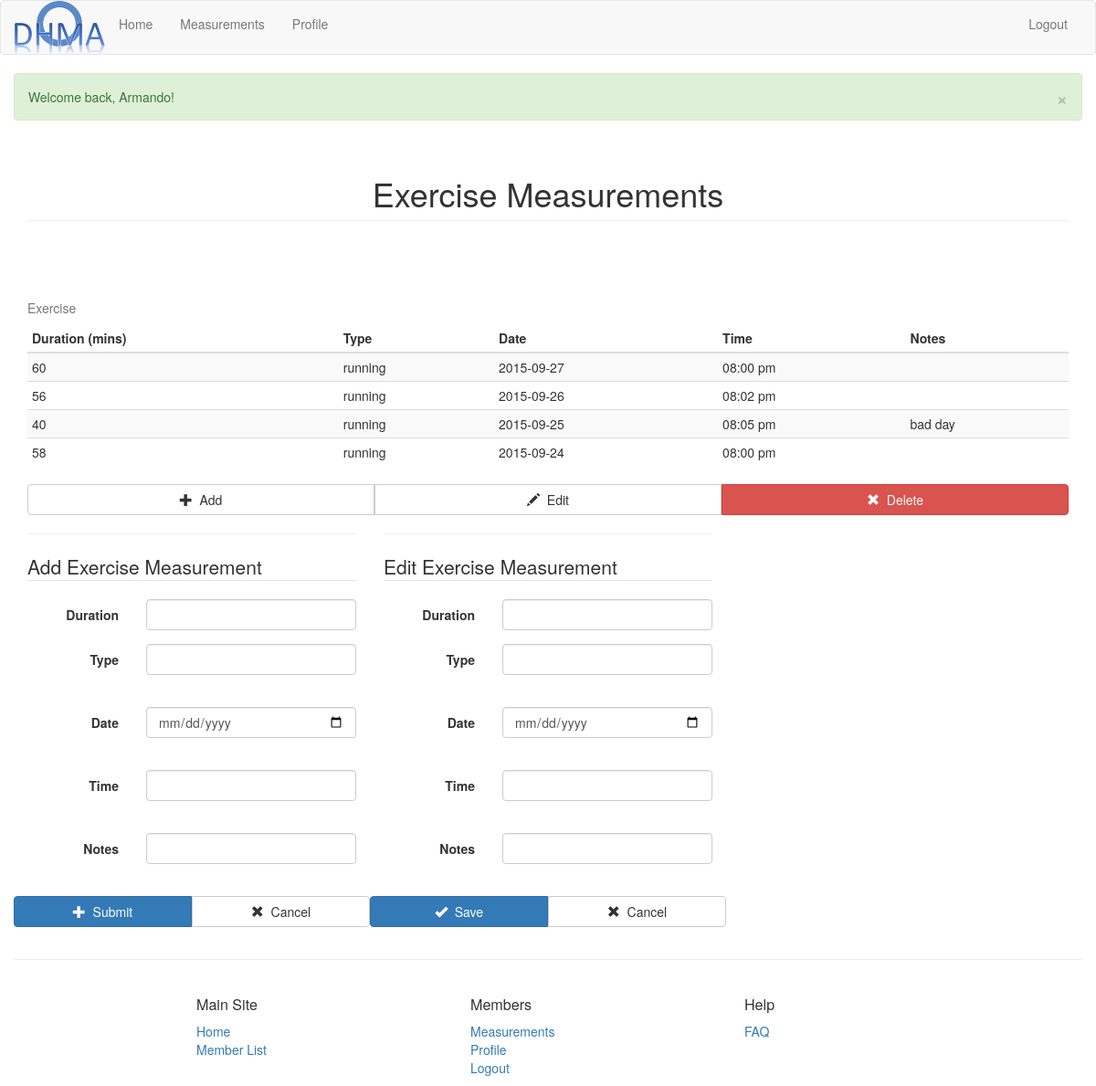
/WebContent/measurements_show_exercise (signed in), run on the app's committed database.
### tables this page shows
create table ExerciseMeasurements(
    exerciseID          integer primary key auto_increment,
    duration            integer not null,
    type                varchar(100) not null,
    dateAndTime         datetime not null,
    notes               varchar(255),
    userID              integer not null,
    foreign key (userID) references Users (userID) on delete cascade,
    constraint uniq_meas unique (dateAndTime, userID)
);

### WebContent/models/ExerciseMeasurement.class.php (called while the page is built, shortened)
<?php
class ExerciseMeasurement extends GenericModelObject {
    private $formInput;
    private $datetime;
    private $notes;
    private $duration;
    private $type;
    public function __construct($formInput = null) {
        $this->formInput = $formInput;
    }
    public function getDateTime() {
        return $this->datetime;
    }
    public function getDate() {
        return is_object($this->datetime) ? $this->datetime->format("Y-m-d") : '';
    }
    public function getTime() {
        return is_object($this->datetime) ? $this->datetime->format("h:i a") : '';
    }
    public function getNotes() {
        return $this->notes;
    }
    public function getDuration() {
        return $this->duration;
    }
    public function getType() {
        return $this->type;
    }
    private function validateDateAndTime() {
        if (array_key_exists('dateAndTime', $this->formInput)) {
            $datetime = $this->extractForm($this->formInput, "dateAndTime");
            list($date, $time) = preg_split("/ /", $datetime);
        } else {
            $date = $this->extractForm($this->formInput, "date");
            $time = $this->extractForm($this->formInput, "time");
        }
        $this->datetime = new DateTime();
        try { $dt = new DateTime($date . ' ' . $time); }
        catch (Exception $e) {
            $this->setError("dateAndTime", "DATE_AND_TIME_INVALID");
            return;
        }
        $this->datetime = $dt;
    }
    private function validateNotes() {
        $this->notes = $this->extractForm($this->formInput, "notes");
        if (empty($this->notes))
            return;
    }
    private function validateDuration() {
        $this->duration = $this->extractForm($this->formInput, "duration");
        $this->duration = (int)$this->duration;
    }
    private function validateType() {
        $this->type = $this->extractForm($this->formInput, "type");
    }
}
?>

### WebContent/models/ExerciseMeasurementsDB.class.php (called while the page is built, shortened)
<?php
class ExerciseMeasurementsDB {
    public static function getMeasurementsBy($type, $value, $order = 'desc') {
        $measurementsArray = array();
        try {
            $db = Database::getDB();
            $stmt = $db->prepare(
                "select userName, exerciseID, duration, type, dateAndTime, notes, userID
                from Users join ExerciseMeasurements using (userID)
                where ($type = :$type)
                order by dateAndTime $order");
            $stmt->execute(array(":$type" => $value));
            foreach ($stmt as $row) {
                $measurement = new ExerciseMeasurement($row);
                if (is_object($measurement) && $measurement->getErrorCount() == 0)
                    $measurementsArray[] = $measurement;
            }
        } catch (PDOException $e) {
            echo $e->getMessage();
        } catch (RuntimeException $e) {
            echo $e->getMessage();
        }
        return $measurementsArray;
    }
}
?>

### WebContent/models/GenericModelObject.class.php (called while the page is built, shortened)
<?php
abstract class GenericModelObject {
    protected function extractForm($formInput, $valueName) {
        $value = "";
        if (isset($formInput[$valueName])) {
            $value = trim($formInput[$valueName]);
            $value = stripslashes($value);
            $value = htmlspecialchars($value);
        }
        return $value;
    }
}
?>

### WebContent/views/ExerciseMeasurementsView.class.php (the view, shortened to what this page needs)
<?php
class ExerciseMeasurementsView {
    public static function show() {
        ExerciseMeasurementsView::showBody();
    }
    public static function showBody() {
            ?><p>Error: measurements not found</p><?php
        $measurements = $_SESSION['measurements'];
        ?>
<section id="exercise" class="row">
    <div id="view_exercise_section" class="col-sm-12">
        <div class="row">
            <div class="col-sm-12">
                <h2></h2><?php
                if (!isset($measurements["exercise"]) || empty($measurements["exercise"])):
                        ?><p>No exercise measurements to show yet</p><?php
                else:
                    $i = 0; ?>
                <table class="table table-striped table-hover table-condensed table-responsive">
                    <caption>Exercise</caption>
                    <thead>
                        <tr>
                            <th>Duration (mins)</th>
                            <th>Type</th>
                            <th>Date</th>
                            <th>Time</th>
                            <th>Notes</th>
                        </tr>
                    </thead>
                    <tbody><?php
                    foreach ($measurements["exercise"] as $exercise): ?>
                        <tr id="exercise_<?=$exercise->getDateTime()->format('Y-m-d_H-i')?>" class="measurementRow">
                            <td id="duration_exercise_<?=$exercise->getDateTime()->format('Y-m-d_H-i')?>"><?=$exercise->getDuration()?></td>
                            <td id="type_exercise_<?=$exercise->getDateTime()->format('Y-m-d_H-i')?>"><?=$exercise->getType()?></td>
                            <td id="date_exercise_<?=$exercise->getDateTime()->format('Y-m-d_H-i')?>"><?=$exercise->getDate()?></td>
                            <td id="time_exercise_<?=$exercise->getDateTime()->format('Y-m-d_H-i')?>"><?=$exercise->getTime()?></td>
                            <td id="notes_exercise_<?=$exercise->getDateTime()->format('Y-m-d_H-i')?>"><?=$exercise->getNotes()?></td>
                        </tr><?php
                    endforeach; ?>
                    </tbody>
                </table><?php
                endif; ?>
            </div>
        </div>
        <div class="row">
            <div class="col-sm-12">
                <div class="btn-group btn-group-justified" role="group">
                    <div class="btn-group" role="group">
                        <button type="button" id="add_exercise_btn" class="addMeasurement btn btn-default">
                            <span class="glyphicon glyphicon-plus"></span>
                            &nbsp;Add
                        </button>
                    </div>
                    <div class="btn-group" role="group">
                        <button type="button" id="edit_exercise_btn" class="editMeasurement btn btn-default">
                            <span class="glyphicon glyphicon-pencil"></span>
                            &nbsp;Edit
                        </button>
                    </div>
                    <div class="btn-group" role="group">
                        <button type="button" id="delete_exercise_btn" class="deleteMeasurement btn btn-danger">
                            <span class="glyphicon glyphicon-remove"></span>
                            &nbsp;Delete
                        </button>
                    </div>
                </div>
            </div>
        </div>
    </div>
    <div id="add_exercise_section" class="add_measurement_section col-sm-4">
        <hr />
        <form action="measurements_add_exercise" method="post" class="form-horizontal">
        	<fieldset>
        		<legend>Add Exercise Measurement</legend>
                <div class="form-group">
                    <label for="duration_exercise_add" class="control-label meas-label col-xs-3 col-sm-12 col-md-4">Duration</label>
                    <div class="col-xs-9 col-sm-12 col-md-8">
                        <input type="text" id="duration_exercise_add" name="duration" class="form-control" size="10" autofocus="autofocus" required="required" maxlength="4" tabindex="1" pattern="^[0-9]+$" />
                    </div>
                </div>
                <div class="form-group">
                    <label for="type_exercise_add" class="control-label meas-label col-xs-3 col-sm-12 col-md-4">Type</label>
                    <div class="col-xs-9 col-sm-12 col-md-8">
                        <input type="text" id="type_exercise_add" name="type" class="form-control" size="10" required="required" maxlength="255" tabindex="2" /><br />
                    </div>
                </div>
                <div class="form-group">
                    <label for="date_exercise_add" class="control-label meas-label col-xs-3 col-sm-12 col-md-4">Date</label>
                    <div class="col-xs-9 col-sm-12 col-md-8">
                        <input type="date" id="date_exercise_add" name="date" required="required" class="form-control" tabindex="3" title="mm/dd/yyyy or mm-dd-yyyy" /><br />
                    </div>
                </div>
                <div class="form-group">
                    <label for="time_exercise_add" class="control-label meas-label col-xs-3 col-sm-12 col-md-4">Time</label>
                    <div class="col-xs-9 col-sm-12 col-md-8">
                        <input type="text" id="time_exercise_add" name="time" required="required" class="form-control" tabindex="4" title="H:M" /><br />
                    </div>
                </div>
                <div class="form-group">
                    <label for="notes_exercise_add" class="control-label meas-label col-xs-3 col-sm-12 col-md-4">Notes</label>
                    <div class="col-xs-9 col-sm-12 col-md-8">
                        <input type="text" id="notes_exercise_add" name="notes" class="form-control" size="30" maxlength="50" tabindex="5" /><br />
                    </div>
                </div>
                <div class="form-group">
                    <div class="btn-group btn-group-justified" role="group">
                        <div class="btn-group" role="group">
                            <button type="submit" id="submitAdd" class="btn btn-primary" tabindex="6">
                                <span class="glyphicon glyphicon-plus"></span>
                                &nbsp;Submit
                            </button>
                        </div>
                        <div class="btn-group" role="group">
                            <button type="button" id="cancel_add_exercise" class="cancelMeasurement btn btn-default">
                                <span class="glyphicon glyphicon-remove"></span>
                                &nbsp;Cancel
                            </button>
                        </div>
                    </div>
                </div>
        	</fieldset>
        </form>
    </div>
    <div id="edit_exercise_section" class="edit_measurement_section col-sm-4">
        <hr />
        <form action="measurements_edit_post_exercise" method="post" class="form-horizontal">
            <fieldset>
                <legend>Edit Exercise Measurement</legend>
                <div class="form-group">
                    <label for="duration_exercise_edit" class="control-label meas-label col-xs-3 col-sm-12 col-md-4">Duration</label>
                    <div class="col-xs-9 col-sm-12 col-md-8">
                        <input type="text" id="duration_exercise_edit" name="duration" class="form-control" size="10" required="required" maxlength="4" tabindex="1" pattern="^[0-9]+$" />
                    </div>
                </div>
                <div class="form-group">
                    <label for="type_exercise_edit" class="control-label meas-label col-xs-3 col-sm-12 col-md-4">Type</label>
                    <div class="col-xs-9 col-sm-12 col-md-8">
                        <input type="text" id="type_exercise_edit" name="type" class="form-control" size="10" required="required" maxlength="255" tabindex="2" /><br />
                    </div>
                </div>
                <div class="form-group">
                    <label for="date_exercise_edit" class="control-label meas-label col-xs-3 col-sm-12 col-md-4">Date</label>
                    <div class="col-xs-9 col-sm-12 col-md-8">
                        <input type="date" id="date_exercise_edit" name="date" required="required" class="form-control" tabindex="3" title="mm/dd/yyyy or mm-dd-yyyy" /><br />
                    </div>
                </div>
                <div class="form-group">
                    <label for="time_exercise_edit" class="control-label meas-label col-xs-3 col-sm-12 col-md-4">Time</label>
                    <div class="col-xs-9 col-sm-12 col-md-8">
                        <input type="text" id="time_exercise_edit" name="time" required="required" class="form-control" tabindex="4" title="H:M" /><br />
                    </div>
                </div>
                <div class="form-group">
                    <label for="notes_exercise_edit" class="control-label meas-label col-xs-3 col-sm-12 col-md-4">Notes</label>
                    <div class="col-xs-9 col-sm-12 col-md-8">
                        <input type="text" id="notes_exercise_edit" name="notes" class="form-control" size="30" maxlength="50" tabindex="5" /><br />
                    </div>
                </div>
                <div class="form-group">
                    <div class="btn-group btn-group-justified" role="group">
                        <div class="btn-group" role="group">
                            <button type="submit" id="submitEdit" class="btn btn-primary" tabindex="6">
                                <span class="glyphicon glyphicon-ok"></span>
                                &nbsp;Save
                            </button>
                        </div>
                        <div class="btn-group" role="group">
                            <button type="button" id="cancel_edit_exercise" class="cancelMeasurement btn btn-default">
                                <span class="glyphicon glyphicon-remove"></span>
                                &nbsp;Cancel
                            </button>
                        </div>
                    </div>
                </div>
            </fieldset>
        </form>
    </div>
</section>
        <?php
    }
}
?>

### data on the page
exercisemeasurements: duration "60", type "running", Date "2015-09-27", Time "08:00 pm"
exercisemeasurements: duration "56", type "running", Date "2015-09-26", Time "08:02 pm"
exercisemeasurements: duration "40", type "running", Date "2015-09-25", Time "08:05 pm", notes "bad day"
exercisemeasurements: duration "58", type "running", Date "2015-09-24", Time "08:00 pm"

### other printed values
$_SESSION['flash'] "Welcome back, Armando!"
$title "Exercise Measurements"
